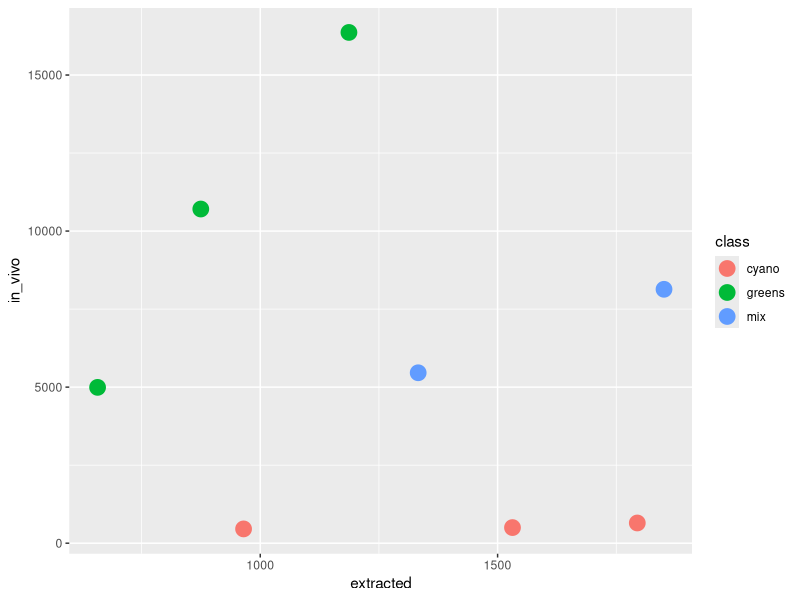

Reproduce this figure in R.
## ---- chunk 1
library(readr)
library(dplyr)
library(ggplot2)

prelim_ext_chl <- read_csv(here::here("data/raw/extracted chl/extracted_chl_fluororproj_prelimanary_test_2023_3_29.csv")) |>
  group_by(waterbody) |>
  summarize(extracted = mean(value, na.rm = TRUE)) |>
  arrange(waterbody)
prelim_in_viv <- read_csv(here::here("data/raw/trilogy in vivo/trilogy in vivo 2023_03_28_fresh.csv")) |>
  mutate(waterbody = case_when(waterbody == "culture_aba" ~
                                 "culture_ana",
                               TRUE ~ waterbody))|>
  group_by(waterbody) |>
  summarize(in_vivo = mean(value, na.rm = TRUE)) |>
  arrange(waterbody)

all <- bind_cols (prelim_ext_chl, prelim_in_viv) |>
  select(culture = waterbody...1, extracted, in_vivo) |>
  filter(!is.na(culture)) |>
  mutate(class = case_when(culture == "culture_ana" ~
                             "cyano",
                           culture == "culture_ana_pando" ~
                             "mix",
                           culture == "culture_mic" ~
                             "cyano",
                           culture == "culture_mic_ana" ~
                             "cyano",
                           culture == "culture_mic_pando" ~
                             "mix",
                           culture == "culture_pando" ~
                             "greens",
                           culture == "culture_pedia" ~
                             "greens",
                           culture == "culture_pedia_pando" ~
                             "greens",
                           culture == "culture_mic_ana_pando_pedia" ~
                             "mix",
                           TRUE ~ culture))

ggplot(all, aes(x = extracted, y = in_vivo, color = class)) +
  geom_point(size = 5)
## ---- chunk 2
1 + 1
## ---- chunk 3
library(dplyr)
library(readr)
read_csv("../data/cleaned_fluoroproj_data.csv")
## ---- chunk 4
#| echo: false
2 * 2
